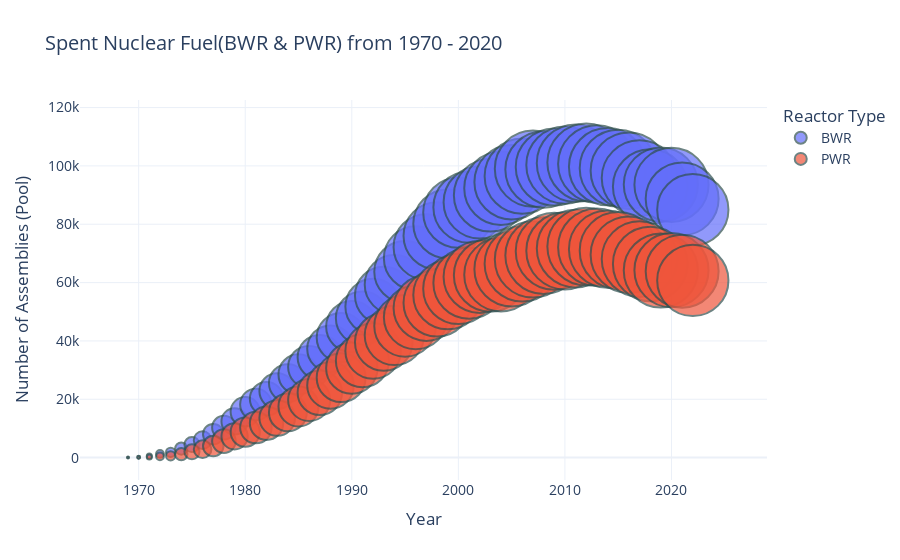

This figure's notebook cell:
### Code cell
import pandas as pd
import plotly.express as px

# 1. Load the Excel data
df = pd.read_excel("summary3.xlsx")

# 2. Select only the relevant columns for assemblies in Pool
df = df[[
    "Year",
    "BWR Number of assemblies in Pool",
    "PWR Number of assemblies in Pool",
    "Total Number of assemblies in Pool"
]]

# 3. Rename columns for easier reference
df = df.rename(columns={
    "BWR Number of assemblies in Pool": "BWR",
    "PWR Number of assemblies in Pool": "PWR",
    "Total Number of assemblies in Pool": "Total"
})

# 4. Melt the dataframe into long format for Plotly
df_long = df.melt(
    id_vars=["Year", "Total"],
    value_vars=["BWR", "PWR"],
    var_name="Reactor Type",
    value_name="Assemblies"
)

# 5. Create the interactive bubble chart
fig = px.scatter(
    df_long,
    x="Year",
    y="Assemblies",
    size="Total",                 # bubble size = total assemblies that year
    color="Reactor Type",         # color by reactor type
    hover_name="Reactor Type",
    hover_data={
        "Year": True,
        "Assemblies": True,
        "Total": True
    },
    title="Spent Nuclear Fuel(BWR & PWR) from 1970 - 2020",
    size_max=55
)

# 6. Style the chart
fig.update_traces(marker=dict(line=dict(width=2, color="DarkSlateGrey")))
fig.update_layout(
    xaxis_title="Year",
    yaxis_title="Number of Assemblies (Pool)",
    legend_title="Reactor Type",
    font=dict(size=14),
    template="plotly_white"
)

# 7. Show the chart
fig.show()

### Figure 1 — Plotly figure (JSON) as saved in the notebook; plotly's stock layout.template omitted (floating-point values rounded to 4 significant figures)
{"data": [{"customdata": [[0], [94], [222], [731], [1747], [2452], [4300], [6467], [8896], [12035], [15939], [19705], [24491], [28504], [31951], [36369], [41038], [46060], [50825], [56645], [62112], [68578], [75583], [81045], [88323], [95204], [101222], [108857], [116454], [123471], [128997], [135902], [141843], [145696], [149493], [152499], [155042], [158990], [162892], [166977], [168017], [170372], [171177], [172572], [173525], [172749], [171147], [170163], [167874], [163874], [159305], [157745], [157763], [152586], [145697]], "hovertemplate": "<b>%{hovertext}</b><br><br>Reactor Type=BWR<br>Year=%{x}<br>Assemblies=%{y}<br>Total=%{customdata[0]}<extra></extra>", "hovertext": ["BWR", "BWR", "BWR", "BWR", "BWR", "BWR", "BWR", "BWR", "BWR", "BWR", "BWR", "BWR", "BWR", "BWR", "BWR", "BWR", "BWR", "BWR", "BWR", "BWR", "BWR", "BWR", "BWR", "BWR", "BWR", "BWR", "BWR", "BWR", "BWR", "BWR", "BWR", "BWR", "BWR", "BWR", "BWR", "BWR", "BWR", "BWR", "BWR", "BWR", "BWR", "BWR", "BWR", "BWR", "BWR", "BWR", "BWR", "BWR", "BWR", "BWR", "BWR", "BWR", "BWR", "BWR", "BWR"], "legendgroup": "BWR", "marker": {"color": "#636efa", "line": {"color": "DarkSlateGrey", "width": 2}, "size": [0, 94, 222, 731, 1747, 2452, 4300, 6467, 8896, 12035, 15939, 19705, 24491, 28504, 31951, 36369, 41038, 46060, 50825, 56645, 62112, 68578, 75583, 81045, 88323, 95204, 101222, 108857, 116454, 123471, 128997, 135902, 141843, 145696, 149493, 152499, 155042, 158990, 162892, 166977, 168017, 170372, 171177, 172572, 173525, 172749, 171147, 170163, 167874, 163874, 159305, 157745, 157763, 152586, 145697], "sizemode": "area", "sizeref": 57.36, "symbol": "circle"}, "mode": "markers", "name": "BWR", "orientation": "v", "showlegend": true, "type": "scatter", "x": [1968, 1969, 1970, 1971, 1972, 1973, 1974, 1975, 1976, 1977, 1978, 1979, 1980, 1981, 1982, 1983, 1984, 1985, 1986, 1987, 1988, 1989, 1990, 1991, 1992, 1993, 1994, 1995, 1996, 1997, 1998, 1999, 2000, 2001, 2002, 2003, 2004, 2005, 2006, 2007, 2008, 2009, 2010, 2011, 2012, 2013, 2014, 2015, 2016, 2017, 2018, 2019, 2020, 2021, 2022], "xaxis": "x", "y": [0, 94, 123, 531, 1296, 1835, 3112, 4489, 5997, 8044, 10283, 12414, 15744, 18210, 20159, 22806, 25542, 28531, 31082, 34398, 37354, 41157, 44908, 47834, 51766, 55532, 59308, 63699, 68362, 72212, 76028, 80140, 83991, 85848, 87511, 89974, 92317, 94416, 96474, 99043, 98771, 99629, 100285, 100925, 101169, 100639, 99711, 99209, 98301, 95821, 92902, 93592, 93503, 88702, 84966], "yaxis": "y"}, {"customdata": [[0], [94], [222], [731], [1747], [2452], [4300], [6467], [8896], [12035], [15939], [19705], [24491], [28504], [31951], [36369], [41038], [46060], [50825], [56645], [62112], [68578], [75583], [81045], [88323], [95204], [101222], [108857], [116454], [123471], [128997], [135902], [141843], [145696], [149493], [152499], [155042], [158990], [162892], [166977], [168017], [170372], [171177], [172572], [173525], [172749], [171147], [170163], [167874], [163874], [159305], [157745], [157763], [152586], [145697]], "hovertemplate": "<b>%{hovertext}</b><br><br>Reactor Type=PWR<br>Year=%{x}<br>Assemblies=%{y}<br>Total=%{customdata[0]}<extra></extra>", "hovertext": ["PWR", "PWR", "PWR", "PWR", "PWR", "PWR", "PWR", "PWR", "PWR", "PWR", "PWR", "PWR", "PWR", "PWR", "PWR", "PWR", "PWR", "PWR", "PWR", "PWR", "PWR", "PWR", "PWR", "PWR", "PWR", "PWR", "PWR", "PWR", "PWR", "PWR", "PWR", "PWR", "PWR", "PWR", "PWR", "PWR", "PWR", "PWR", "PWR", "PWR", "PWR", "PWR", "PWR", "PWR", "PWR", "PWR", "PWR", "PWR", "PWR", "PWR", "PWR", "PWR", "PWR", "PWR", "PWR"], "legendgroup": "PWR", "marker": {"color": "#EF553B", "line": {"color": "DarkSlateGrey", "width": 2}, "size": [0, 94, 222, 731, 1747, 2452, 4300, 6467, 8896, 12035, 15939, 19705, 24491, 28504, 31951, 36369, 41038, 46060, 50825, 56645, 62112, 68578, 75583, 81045, 88323, 95204, 101222, 108857, 116454, 123471, 128997, 135902, 141843, 145696, 149493, 152499, 155042, 158990, 162892, 166977, 168017, 170372, 171177, 172572, 173525, 172749, 171147, 170163, 167874, 163874, 159305, 157745, 157763, 152586, 145697], "sizemode": "area", "sizeref": 57.36, "symbol": "circle"}, "mode": "markers", "name": "PWR", "orientation": "v", "showlegend": true, "type": "scatter", "x": [1968, 1969, 1970, 1971, 1972, 1973, 1974, 1975, 1976, 1977, 1978, 1979, 1980, 1981, 1982, 1983, 1984, 1985, 1986, 1987, 1988, 1989, 1990, 1991, 1992, 1993, 1994, 1995, 1996, 1997, 1998, 1999, 2000, 2001, 2002, 2003, 2004, 2005, 2006, 2007, 2008, 2009, 2010, 2011, 2012, 2013, 2014, 2015, 2016, 2017, 2018, 2019, 2020, 2021, 2022], "xaxis": "x", "y": [0, 0, 99, 200, 451, 617, 1188, 1978, 2899, 3991, 5656, 7291, 8747, 10294, 11792, 13563, 15496, 17529, 19743, 22247, 24758, 27421, 30675, 33211, 36557, 39672, 41914, 45158, 48092, 51259, 52969, 55762, 57852, 59848, 61982, 62525, 62725, 64574, 66418, 67934, 69246, 70743, 70892, 71647, 72356, 72110, 71436, 70954, 69573, 68053, 66403, 64153, 64260, 63884, 60731], "yaxis": "y"}], "layout": {"font": {"size": 14}, "legend": {"itemsizing": "constant", "title": {"text": "Reactor Type"}, "tracegroupgap": 0}, "title": {"text": "Spent Nuclear Fuel(BWR & PWR) from 1970 - 2020"}, "xaxis": {"anchor": "y", "domain": [0, 1], "title": {"text": "Year"}}, "yaxis": {"anchor": "x", "domain": [0, 1], "title": {"text": "Number of Assemblies (Pool)"}}}}
